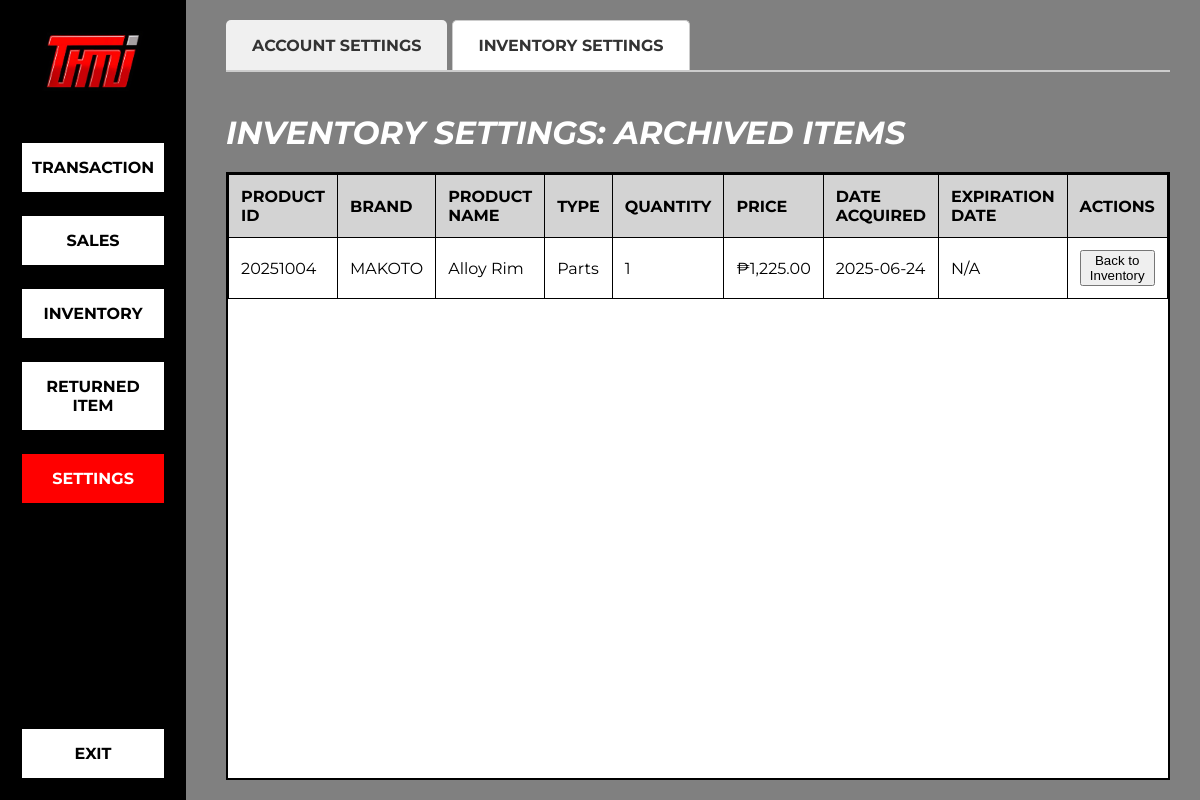
Page /owner/inventory_settings.php (signed in) on the committed database.
### tables this page shows
CREATE TABLE `inventory` (
  `Product_ID` varchar(20) NOT NULL,
  `Brand` varchar(100) NOT NULL,
  `Product_Name` varchar(150) NOT NULL,
  `Type` varchar(50) NOT NULL,
  `Quantity` int(11) NOT NULL DEFAULT 0,
  `Date_Acquired` date NOT NULL,
  `Expiration_Date` date DEFAULT NULL,
  `Price` decimal(10,2) NOT NULL,
  `status` varchar(20) NOT NULL DEFAULT 'active'
);

### owner/inventory_settings.php (the view, shortened to what this page needs)
<?php
require '../config/database.php';
try {
    $stmt = $db->query("SELECT Product_ID, Brand, Product_Name, Type, Quantity, Price, Date_Acquired, Expiration_Date FROM inventory WHERE status = 'archived' ORDER BY Product_Name ASC");
    $archived_items = $stmt->fetchAll(PDO::FETCH_ASSOC);
} catch (Exception $e) {
    $archived_items = [];
    $error_message = "Error fetching archived items: " . $e->getMessage();
}
?>
<!DOCTYPE html>
<html lang="en">
<head>
    <link rel="stylesheet" href="css/style.css">
</head>
<body>
    <div class="dashboard-container">
        <aside class="sidebar">
            <div class="sidebar-header">
                <img src="../images/thrivehut logo png.png" alt="Logo" class="logo-sidebar">
            </div>
            <nav class="sidebar-nav">
                <a href="index.php" class="nav-item">TRANSACTION</a>
                <a href="sales.php" class="nav-item">SALES</a>
                <a href="inventory.php" class="nav-item">INVENTORY</a>
                <a href="returned_item.php" class="nav-item">RETURNED ITEM</a>
                <a href="settings.php" class="nav-item active">SETTINGS</a>
            </nav>
            <div class="sidebar-footer">
                <a href="#" class="nav-item-logout" id="logout-link">EXIT</a>
            </div>
        </aside>
        <main class="main-content">
            <div class="settings-tabs">
                <a href="settings.php" class="tab-link">ACCOUNT SETTINGS</a>
                <a href="inventory_settings.php" class="tab-link active">INVENTORY SETTINGS</a>
            </div>
            <header class="main-header">
                <h1>INVENTORY SETTINGS: ARCHIVED ITEMS</h1>
            </header>
            <section class="item-table-container">
                <table class="item-table">
                    <thead>
                        <tr>
                            <th>PRODUCT ID</th>
                            <th>BRAND</th>
                            <th>PRODUCT NAME</th>
                            <th>TYPE</th>
                            <th>QUANTITY</th>
                            <th>PRICE</th>
                            <th>DATE ACQUIRED</th>
                            <th>EXPIRATION DATE</th>
                            <th>ACTIONS</th>
                        </tr>
                    </thead>
                    <tbody>
                        <?php if (empty($archived_items)): ?>
                            <tr><td colspan="9" style="text-align: center;">No archived items found.</td></tr>
                        <?php else: ?>
                            <?php foreach ($archived_items as $item): ?>
                            <tr id="archived-row-<?php echo htmlspecialchars($item['Product_ID']); ?>">
                                <td><?php echo htmlspecialchars($item['Product_ID']); ?></td>
                                <td><?php echo htmlspecialchars($item['Brand']); ?></td>
                                <td><?php echo htmlspecialchars($item['Product_Name']); ?></td>
                                <td><?php echo htmlspecialchars($item['Type']); ?></td>
                                <td><?php echo htmlspecialchars($item['Quantity']); ?></td>
                                <td>₱<?php echo number_format($item['Price'], 2); ?></td>
                                <td><?php echo htmlspecialchars($item['Date_Acquired']); ?></td>
                                <td><?php echo htmlspecialchars($item['Expiration_Date'] ?? 'N/A'); ?></td>
                                <td>
                                    <button class="action-btn-sm unarchive-btn" data-id="<?php echo htmlspecialchars($item['Product_ID']); ?>">Back to Inventory</button>
                                </td>
                            </tr>
                            <?php endforeach; ?>
                        <?php endif; ?>
                    </tbody>
                </table>
            </section>
        </main>
    </div>
</body>
</html>

### owner/css/style.css (style rules this page uses)
body, html { margin: 0; padding: 0; font-family: 'Montserrat', sans-serif; background-color: #555; height: 100%; }
.dashboard-container { display: flex; height: 100vh; }
.sidebar { width: 250px; background-color: #000; color: #fff; display: flex; flex-direction: column; padding: 20px; }
.sidebar-header { text-align: center; margin-bottom: 40px; }
.logo-sidebar { max-width: 80%; }
.sidebar-nav { flex-grow: 1; }
.nav-item { display: block; background-color: #fff; color: #000; text-decoration: none; font-weight: 700; text-align: center; padding: 15px 10px; margin-bottom: 20px; border: 2px solid #000; }
.nav-item.active, .nav-item:hover { background-color: #ff0000; color: #fff; }
.sidebar-footer { margin-top: auto; }
.nav-item-logout { display: block; background-color: #fff; color: #000; text-decoration: none; font-weight: 700; text-align: center; padding: 15px 10px; border: 2px solid #000; }
.main-content { flex-grow: 1; background-color: #808080; padding: 20px 40px; display: flex; flex-direction: column; height: 100vh; box-sizing: border-box; }
.main-header h1 { color: #fff; font-weight: 700; font-size: 2em; font-style: italic; margin-bottom: 20px; text-align: left; }
.item-table-container { background-color: #fff; border: 2px solid #000; flex-grow: 1; overflow-y: auto; display: block; }
.item-table { width: 100%; border-collapse: collapse; }
.item-table th, .item-table td { border: 1px solid #000; padding: 12px; text-align: left; vertical-align: middle; }
.item-table thead { background-color: #d3d3d3; }
.item-table th { font-weight: 700; }

### owner/inventory_settings.php (style rules this page uses)
.settings-tabs { display: flex; border-bottom: 2px solid #ccc; margin-bottom: 20px; }
.tab-link { padding: 15px 25px; text-decoration: none; color: #333; font-weight: 700; border: 1px solid transparent; border-bottom: none; background-color: #f0f0f0; border-radius: 5px 5px 0 0; margin-right: 5px; }
.tab-link.active { background-color: #fff; border-color: #ccc; border-bottom-color: #fff; }

### rows in the picture
inventory: Product_ID "20251004", Brand "MAKOTO", Product_Name "Alloy Rim", Type "Parts", Quantity "1", Price "1,225.00", Date_Acquired "2025-06-24", Expiration_Date "N/A"
